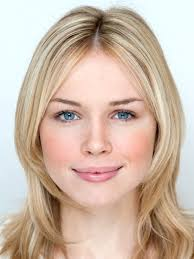
#> input picture cloudito-iot/main/resources/images.jpg, 194 x 259 px
$ python detect_image.py
#> lines starting #> are read from the running program, lines starting #| are printed output that depends on the picture; after the words box and inside, x2 and y2 are one past the last pixel; in counts of white or black regions, pixels touching at a corner belong together
import cv2

face_cascade = cv2.CascadeClassifier('haarcascade_frontalface_default.xml')
img = cv2.imread('main/resources/images.jpg')
#> img is the input picture: shape (259, 194, 3); mean B, G, R 168.7, 184.8, 206.2
gray = cv2.cvtColor(img, cv2.COLOR_BGR2GRAY)
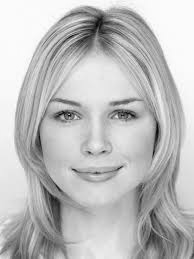
#> gray: shape (259, 194); min 3, max 254, mean 189.4
faces = face_cascade.detectMultiScale(gray, 1.1, 4)
#> faces = [[30, 64, 134, 134]]

for(x, y, w, h) in faces:
    cv2.rectangle(img, (x,y), (x+w, y+h), (255,0,0),3)
#> this loop made 1 pass
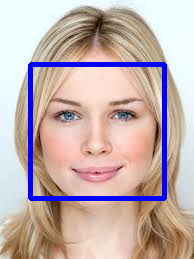
#> img: shape (259, 194, 3); 5.31% of pixels changed, all inside (x1, y1, x2, y2) = (28, 62, 167, 201)

print(faces)
#| [[ 30  64 134 134]]

cv2.imshow('reconnaissance', img)
cv2.waitKey()
